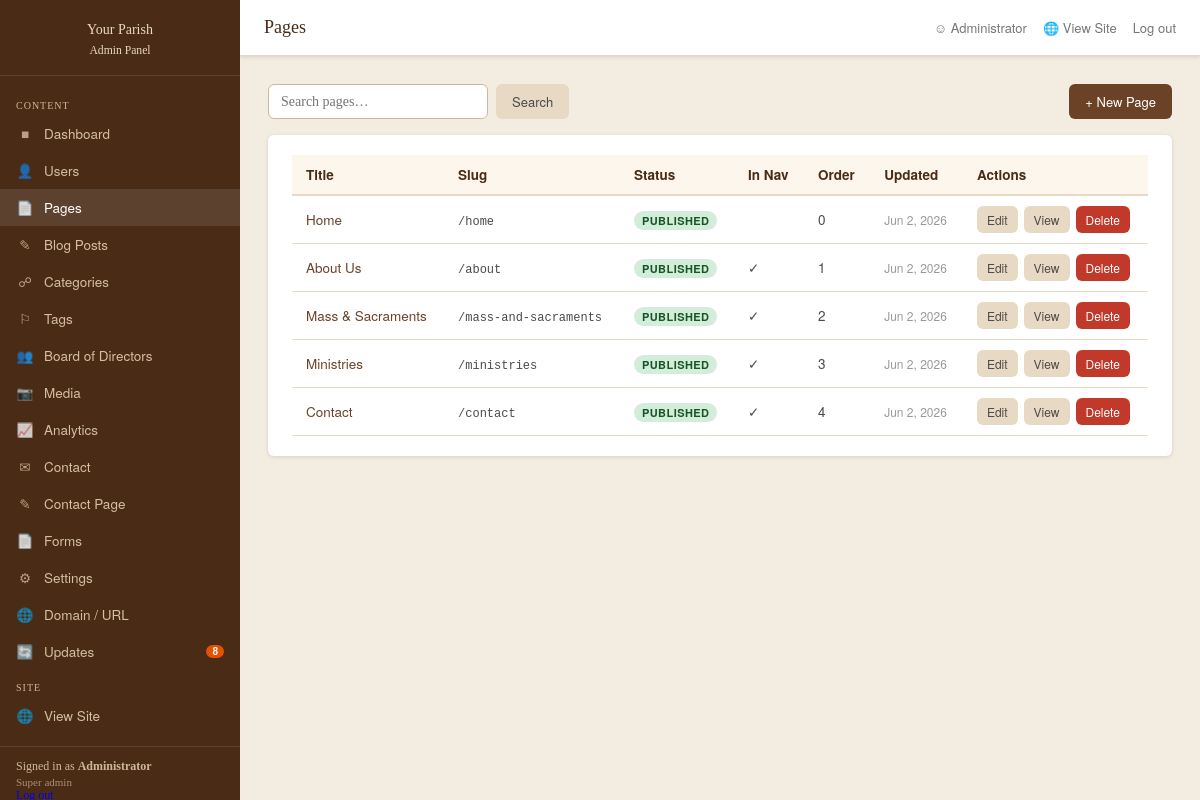
Page /admin/pages.php (signed in) on the earlier database version.
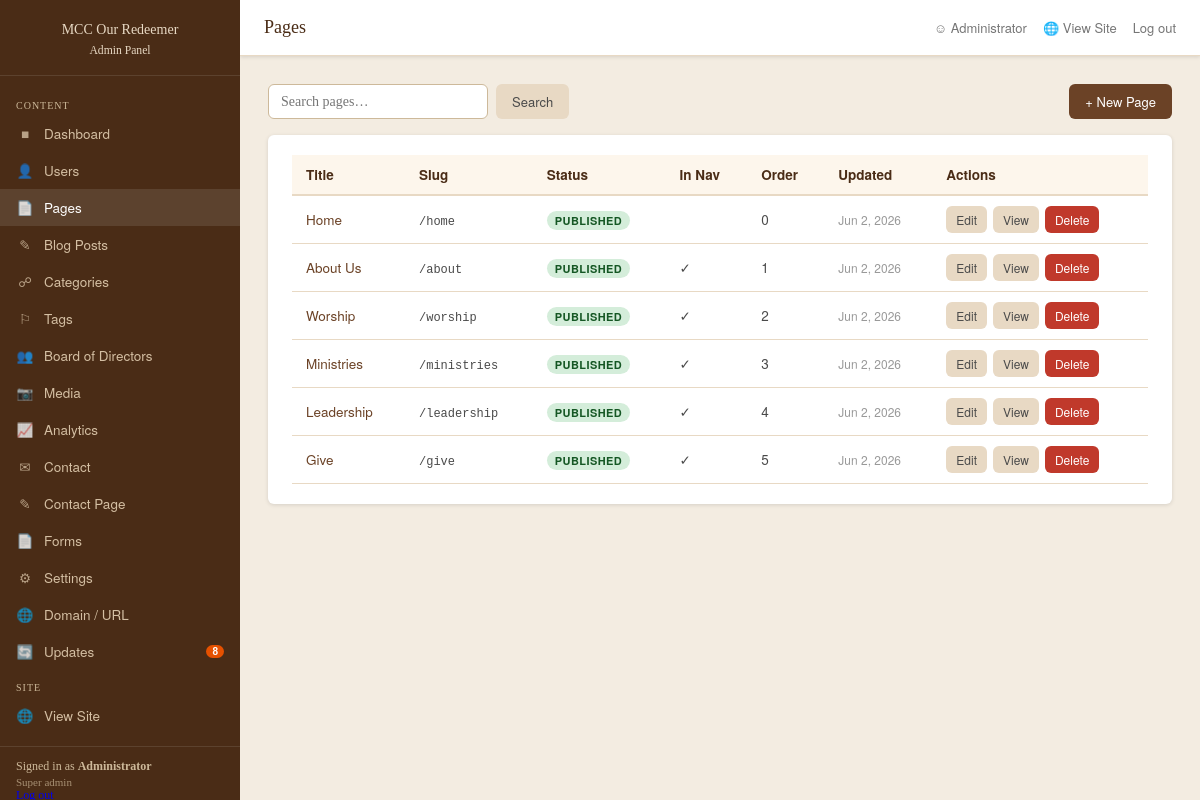
Same page on the later database version.
### tables this page shows
CREATE TABLE IF NOT EXISTS `users` (
  `id`           INT UNSIGNED AUTO_INCREMENT PRIMARY KEY,
  `site_id`      INT UNSIGNED DEFAULT NULL COMMENT 'NULL = network-wide user',
  `name`         VARCHAR(120) NOT NULL,
  `email`        VARCHAR(255) NOT NULL UNIQUE,
  `password`     VARCHAR(255) NOT NULL,
  `role`         ENUM('super_admin','admin','editor','author','parishioner') NOT NULL DEFAULT 'author',
  `permissions`  TEXT DEFAULT NULL,
  `avatar`       VARCHAR(500) DEFAULT NULL,
  `remember_token` VARCHAR(100) DEFAULT NULL,
  `created_at`   DATETIME NOT NULL DEFAULT CURRENT_TIMESTAMP,
  `last_login`   DATETIME DEFAULT NULL
);

CREATE TABLE IF NOT EXISTS `pages` (
  `id`           INT UNSIGNED AUTO_INCREMENT PRIMARY KEY,
  `site_id`      INT UNSIGNED NOT NULL DEFAULT 1,
  `title`        VARCHAR(255) NOT NULL,
  `slug`         VARCHAR(255) NOT NULL,
  UNIQUE KEY `idx_site_slug` (`site_id`, `slug`),
  `content`      LONGTEXT DEFAULT NULL,
  `excerpt`      TEXT DEFAULT NULL,
  `status`       ENUM('published','draft','private') NOT NULL DEFAULT 'draft',
  `template`     VARCHAR(80) NOT NULL DEFAULT 'default',
  `featured_image` INT UNSIGNED DEFAULT NULL,
  `meta_title`   VARCHAR(255) DEFAULT NULL,
  `meta_desc`    VARCHAR(500) DEFAULT NULL,
  `menu_order`   SMALLINT UNSIGNED NOT NULL DEFAULT 0,
  `show_in_nav`  TINYINT(1) NOT NULL DEFAULT 0,
  `nav_label`    VARCHAR(100) DEFAULT NULL,
  `parent_id`    INT UNSIGNED DEFAULT NULL,
  `author_id`    INT UNSIGNED NOT NULL,
  `created_at`   DATETIME NOT NULL DEFAULT CURRENT_TIMESTAMP,
  `updated_at`   DATETIME NOT NULL DEFAULT CURRENT_TIMESTAMP ON UPDATE CURRENT_TIMESTAMP,
  INDEX `idx_slug` (`slug`),
  INDEX `idx_status` (`status`)
);

### core/helpers.php (called while the page is built, shortened)
<?php
function h(?string $str): string {
    return htmlspecialchars($str ?? '', ENT_QUOTES | ENT_SUBSTITUTE, 'UTF-8');
}
function formatDate(string $datetime, string $format = ''): string {
    return date($format, strtotime($datetime));
}
function siteUrl(string $path = ''): string {
    return rtrim(SITE_URL, '/') . '/' . ltrim($path, '/');
}
function setting(string $key, string $default = ''): string {
    return Database::setting($key, $default);
}
    ?>

### core/Database.php (called while the page is built, shortened)
<?php
class Database {
    private static ?PDO   $pdo              = null;
    private static int    $siteId           = 0;
    private static array  $settingsCache    = [];
    public static function get(): PDO {
        if (self::$pdo === null) {
            $dsn = sprintf('mysql:host=%s;dbname=%s;charset=%s', DB_HOST, DB_NAME, DB_CHARSET);
            $opts = [
                PDO::ATTR_ERRMODE            => PDO::ERRMODE_EXCEPTION,
                PDO::ATTR_DEFAULT_FETCH_MODE => PDO::FETCH_ASSOC,
                PDO::ATTR_EMULATE_PREPARES   => false,
            ];
            self::$pdo = new PDO($dsn, DB_USER, DB_PASS, $opts);
            if (defined('NETWORK_MODE') && NETWORK_MODE && defined('SITE_ID') && SITE_ID === 0) {
                self::resolveSubdomain(SITE_SUBDOMAIN);
            } else {
                self::$siteId = defined('SITE_ID') ? (int) SITE_ID : 1;
            }
        }
        return self::$pdo;
    }
    public static function siteId(): int {
        return self::$siteId ?: 1;
    }
    public static function query(string $sql, array $params = []): PDOStatement {
        $stmt = self::get()->prepare($sql);
        $stmt->execute($params);
        return $stmt;
    }
    public static function fetch(string $sql, array $params = []): ?array {
        $row = self::query($sql, $params)->fetch();
        return $row ?: null;
    }
    public static function fetchAll(string $sql, array $params = []): array {
        return self::query($sql, $params)->fetchAll();
    }
    private static function loadSettings(): void {
        try {
            $rows = self::fetchAll(
                "SELECT `key`, `value` FROM settings WHERE site_id = ?",
                [self::siteId()]
            );
            foreach ($rows as $r) {
                self::$settingsCache[$r['key']] = $r['value'];
            }
        } catch (\PDOException) {
        }
    }
    public static function setting(string $key, string $default = ''): string {
        self::loadSettings();
        return array_key_exists($key, self::$settingsCache)
            ? (string) self::$settingsCache[$key]
            : $default;
    }
}

### core/Auth.php (called while the page is built, shortened)
<?php
class Auth {
    private static ?array $user = null;
    public static function check(): bool {
        return !empty($_SESSION['user_id']);
    }
    public static function user(): ?array {
        if (self::$user === null && self::check()) {
            self::$user = Database::fetch("SELECT * FROM users WHERE id = ?", [$_SESSION['user_id']]);
        }
        return self::$user;
    }
    public static function role(): string {
        return self::user()['role'] ?? '';
    }
    public static function isSuperAdmin(): bool {
        return self::role() === 'super_admin';
    }
    public static function hasPermission(string $perm): bool {
        $user = self::user();
        if (self::isSuperAdmin()) return true;
        $minRole  = self::PERMISSIONS[$perm]['default_role'] ?? 'admin';
        $minLevel = self::ROLE_HIERARCHY[$minRole] ?? 99;
        return (self::ROLE_HIERARCHY[$user['role']] ?? 0) >= $minLevel;
    }
}

### admin/pages.php (the view, shortened to what the rows shown need)
<?php
require_once BASE_PATH . '/core/Database.php';
require_once BASE_PATH . '/core/Auth.php';
require_once BASE_PATH . '/core/helpers.php';
require_once __DIR__ . '/layout.php';
$page   = max(1, (int)($_GET['page'] ?? 1));
$perPage = 20;
$offset  = ($page - 1) * $perPage;
$search  = trim($_GET['q'] ?? '');
$where  = $search ? "WHERE p.site_id = ? AND p.title LIKE ?" : "WHERE p.site_id = ?";
$params = $search ? [Database::siteId(), "%$search%"] : [Database::siteId()];
$pages  = Database::fetchAll(
    "SELECT p.*, u.name as author_name FROM pages p
     LEFT JOIN users u ON u.id = p.author_id
     $where
     ORDER BY p.menu_order ASC, p.updated_at DESC
     LIMIT $perPage OFFSET $offset",
    $params
);
adminLayout('Pages', function() use ($pages, $total, $page, $perPage, $search) {
?>
<div class="card">
  <div class="table-wrap">
    <table class="data-table">
      <thead>
        <tr>
          <th>Title</th>
          <th>Slug</th>
          <th>Status</th>
          <th>In Nav</th>
          <th>Order</th>
          <th>Updated</th>
          <th>Actions</th>
        </tr>
      </thead>
      <tbody>
        <?php foreach ($pages as $p): ?>
        <tr>
          <td>
            <a href="<?= siteUrl('admin/pages/' . $p['id'] . '/edit') ?>"
               style="color:var(--brown); text-decoration:none; font-weight:500;">
              <?= h($p['title']) ?>
            </a>
          </td>
          <td>
            <?php if (($p['page_type'] ?? 'page') === 'link'): ?>
              <span style="font-size:11px; background:#e8f0fe; color:#1a56c4; border-radius:3px; padding:1px 6px; font-weight:600;">LINK</span>
              <code style="font-size:12px; color:#888;"><?= h($p['link_url'] ?? '') ?></code>
            <?php else: ?>
              <code style="font-size:12px;">/<?= h($p['slug']) ?></code>
            <?php endif; ?>
          </td>
          <td><span class="badge badge-<?= $p['status'] ?>"><?= $p['status'] ?></span></td>
          <td><?= $p['show_in_nav'] ? '&#10003;' : '' ?></td>
          <td><?= $p['menu_order'] ?></td>
          <td style="font-size:12px; color:#999;"><?= formatDate($p['updated_at'], 'M j, Y') ?></td>
          <td>
            <div class="actions">
              <a href="<?= siteUrl('admin/pages/' . $p['id'] . '/edit') ?>" class="btn btn-sm btn-secondary">Edit</a>
              <?php if (($p['page_type'] ?? 'page') === 'link' && !empty($p['link_url'])): ?>
                <a href="<?= h($p['link_url']) ?>" target="_blank" class="btn btn-sm btn-secondary">Visit</a>
              <?php else: ?>
                <a href="<?= siteUrl($p['slug']) ?>" target="_blank" class="btn btn-sm btn-secondary">View</a>
              <?php endif; ?>
              <form method="post" onsubmit="return confirm('Delete this page?');" style="display:inline;">
                <button class="btn btn-sm btn-danger">Delete</button>
              </form>
            </div>
          </td>
        </tr>
        <?php endforeach; ?>
      </tbody>
    </table>
  </div>
</div>
<?php }); ?>

### admin/layout.php (shortened to what the rows shown need)
<?php
function adminLayout(string $pageTitle, callable $body): void {
    $user     = Auth::user();
    $siteName = setting('site_name', 'Your Parish');
?><!DOCTYPE html>
<html lang="en">
<head>
<link rel="stylesheet" href="<?= siteUrl('public/assets/css/admin.css') ?>">
</head>
<body>
<div class="admin-wrap">
  <aside class="sidebar" id="sidebar">
    <div class="sidebar-logo">
      <h1><?= h($siteName) ?><br><small>Admin Panel</small></h1>
    </div>
    <div class="sidebar-footer">
      Signed in as <strong><?= h($user['name']) ?></strong>
      <span style="font-size:11px; opacity:.7; display:block; margin-top:2px;"><?= h(ucfirst(str_replace('_', ' ', $user['role']))) ?></span>
      <a href="<?= siteUrl('admin/logout') ?>">Log out</a>
    </div>
  </aside>
  <div class="main">
    <header class="topbar">
      <div class="topbar-right">
        <span>&#9786; <?= h($user['name']) ?></span>
        <a href="<?= siteUrl() ?>" target="_blank">&#127760; View Site</a>
        <a href="<?= siteUrl('admin/logout') ?>">Log out</a>
      </div>
    </header>
    <div class="content">
      <?php $body(); ?>
    </div>
  </div>
</div>
</body>
</html>
<?php } ?>

Differences in the rows shown:
changed pages: title "Mass & Sacraments" → "Worship"; slug "mass-and-sacraments" → "worship"
changed pages: title "Contact" → "Leadership"; slug "contact" → "leadership"
added pages: title "Give", slug "give", status "PUBLISHED", menu_order "5", updated_at "Jun 2, 2026"
Other differences:
$siteName: "Your Parish" → "MCC Our Redeemer"
